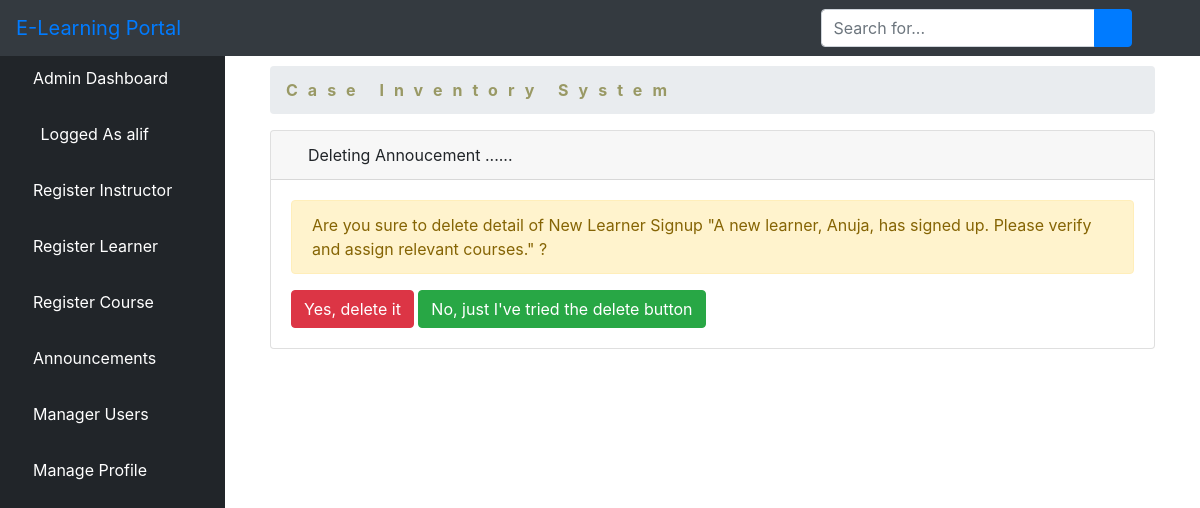
Screenshot of /adpost/15 (signed in) with the database file from the repository.
### elearn/models.py (models this page shows)
class User(AbstractUser):
    is_learner = models.BooleanField(default=False)
    is_instructor = models.BooleanField(default=False)
    is_admin = models.BooleanField(default=False)

class Announcement(models.Model):
    user = models.ForeignKey(User, on_delete=models.CASCADE)
    content = models.TextField()
    posted_at = models.DateTimeField(auto_now=True, null=True)
    def __str__(self):
        return str(self.content)

### elearn/views.py (the view)
# urls.py: path('adpost/<int:pk>', views.ADeletePost.as_view(), name='adpost'),
class ADeletePost(SuccessMessageMixin, DeleteView):
    model = Announcement
    template_name = 'dashboard/admin/confirm_delete.html'
    success_url = reverse_lazy('alistalltise')
    success_message = "Announcement Was Deleted Successfully"

### elearn/templates/dashboard/admin/confirm_delete.html (shortened to what this page needs)
{% extends 'dashboard/admin/base.html' %}
{% block body %}
<div class="container-fluid">
        <div class="row">
          <div class="col-12 mb-3">
          <div class="col-12 mb-3">
              <div id="content-wrapper">
        <div class="container-fluid">
            <ol class="breadcrumb">
                <li class="breadcrumb-item">
                    <a href="#" style="color: #999965; font-weight: bold; letter-spacing: 10px">Case Inventory System</a>
                </li>
            </ol>
            <div class="card mb-3">
                <div class="card-header">
                    <i class="fas fa-table text-warning"></i>
                    Deleting Annoucement ......
                </div>
                <div class="card-body">
    <div class="row">
        <div class="col-12">
            <form method="post">
                <div class="alert alert-warning" role="alert">
                  Are you sure to delete detail of {{ object }} ?
                </div>
                <input type="submit" class="btn btn-danger" value="Yes, delete it" />
                <a class="btn btn-success" href="{% url 'alistalltise' %}">No, just I've tried the delete button</a>
            </form>
        </div>
    </div>
          </div>
        </div>
      </div>
    </div>
{% endblock %}

### elearn/templates/dashboard/admin/base.html (shortened to what this page needs)
<!DOCTYPE html>
<html lang="en">
<head>
    {% load static %}
    <link href="{% static 'vendor/fontawesome-free/css/all.min.css' %}" rel="stylesheet" type="text/css">
    <link href="{% static 'vendor/datatables/dataTables.bootstrap4.css' %}" rel="stylesheet">
    <link href="{% static 'css/sb-admin.css' %}" rel="stylesheet">
</head>
<body id="page-top">
<nav class="navbar navbar-expand navbar-dark bg-dark fixed-top">
    <a class="navbar-brand mr-1 text-primary" href="">E-Learning Portal</a>
    <button class="btn btn-link btn-sm text-white order-1 order-sm-0" id="sidebarToggle" href="#">
        <i class="fas fa-bars"></i>
    </button>
    <form class="d-none d-md-inline-block form-inline ml-auto mr-0 mr-md-3 my-2 my-md-0">
        <div class="input-group">
            <input type="text" class="form-control" placeholder="Search for..." aria-label="Search" aria-describedby="basic-addon2">
            <div class="input-group-append">
                <button class="btn btn-primary" type="button">
                    <i class="fas fa-search"></i>
                </button>
            </div>
        </div>
    </form>
    <ul class="navbar-nav ml-auto ml-md-0">
        <li class="nav-item dropdown no-arrow">
            <a class="nav-link dropdown-toggle" href="#" id="userDropdown" role="button" data-toggle="dropdown" aria-haspopup="true" aria-expanded="false">
                <i class="fas fa-user-circle fa-fw text-primary"></i>
            </a>
        </li>
    </ul>
</nav>
<div id="wrapper" style="padding-top: 50px;">
<ul class="sidebar navbar-nav">
    <li class="nav-item active">
        <a class="nav-link" href="{% url 'dashboard' %}">
         <i class="fa fa-home" aria-hidden="true"></i>
            <span>Admin Dashboard</span>
        </a>
    </li>
    <li class="nav-item active">
        <a class="nav-link" href="">
            <i class="fas fa-user-circle fa-fw text-primary"></i>
            <span>Logged As {{ user.username }}</span>
        </a>
    </li>
    <li class="nav-item">
        <a class="nav-link" href="{% url 'isign' %}">
        <i class="fas fa-chalkboard-teacher"></i>
            <span style="color: white">Register Instructor</span>
        </a>
    </li>
     <li class="nav-item">
        <a class="nav-link" href="{% url 'addlearner' %}">
        <i class="fas fa-user-graduate"></i>
            <span style="color: white">Register Learner</span>
        </a>
    </li>
    <li class="nav-item">
        <a class="nav-link" href="{% url 'course' %}">
        <i class="fas fa-book-reader"></i>
            <span style="color: white">Register Course</span>
        </a>
    </li>
    <li class="nav-item dropdown no-arrow">
                            <a class="nav-link dropdown-toggle" data-toggle="dropdown" aria-haspopup="true" aria-expanded="false" href="">
        <i class="fas fa-bell"></i>
            <span style="color: white">Announcements</span>
        </a>
        </li>
    <li class="nav-item">
        <a class="nav-link" href="{% url 'aluser' %}">
            <i class="fas fa-users"></i>
            <span style="color: white">Manager Users</span>
        </a>
    </li>
    <li class="nav-item dropdown no-arrow">
                            <a class="nav-link dropdown-toggle" data-toggle="dropdown" aria-haspopup="true" aria-expanded="false" href="">
            <i class="fas fa-user"></i>
            <span style="color: white">Manage Profile</span>
        </a>
        </li>
</ul>
    {% block body %}{% endblock %}
</div>

### rows the page displays
User: username "alif"
Announcement: content "New Learner Signup \"A new learner, Anuja, has signed up. Please verify and assign relevant courses.\""
